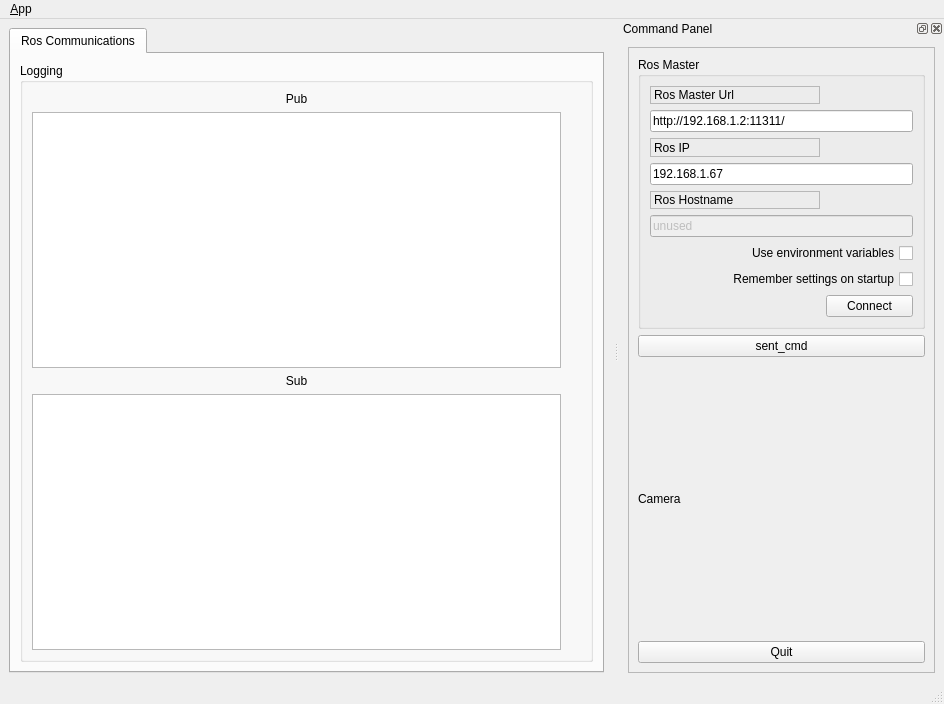
<?xml version="1.0" encoding="UTF-8"?>
<ui version="4.0">
 <class>MainWindowDesign</class>
 <widget class="QMainWindow" name="MainWindowDesign">
  <property name="geometry">
   <rect>
    <x>0</x>
    <y>0</y>
    <width>944</width>
    <height>704</height>
   </rect>
  </property>
  <property name="windowTitle">
   <string>RobotRemoteGUI</string>
  </property>
  <property name="windowIcon">
   <iconset>
    <normaloff>:/images/icon.png</normaloff>:/images/icon.png</iconset>
  </property>
  <property name="locale">
   <locale language="English" country="Australia"/>
  </property>
  <widget class="QWidget" name="centralwidget">
   <layout class="QHBoxLayout">
    <item>
     <widget class="QTabWidget" name="tab_manager">
      <property name="minimumSize">
       <size>
        <width>100</width>
        <height>0</height>
       </size>
      </property>
      <property name="locale">
       <locale language="English" country="Australia"/>
      </property>
      <property name="currentIndex">
       <number>0</number>
      </property>
      <widget class="QWidget" name="tab_status">
       <attribute name="title">
        <string>Ros Communications</string>
       </attribute>
       <layout class="QVBoxLayout" name="verticalLayout_2">
        <item>
         <widget class="QGroupBox" name="groupBox_12">
          <property name="sizePolicy">
           <sizepolicy hsizetype="MinimumExpanding" vsizetype="Preferred">
            <horstretch>0</horstretch>
            <verstretch>0</verstretch>
           </sizepolicy>
          </property>
          <property name="title">
           <string>Logging</string>
          </property>
          <layout class="QGridLayout" name="gridLayout_3">
           <item row="1" column="1">
            <widget class="QLabel" name="label_4">
             <property name="text">
              <string>Pub</string>
             </property>
             <property name="alignment">
              <set>Qt::AlignCenter</set>
             </property>
            </widget>
           </item>
           <item row="3" column="1">
            <widget class="QListView" name="view_logging"/>
           </item>
           <item row="4" column="1">
            <widget class="QLabel" name="label_5">
             <property name="text">
              <string>Sub</string>
             </property>
             <property name="alignment">
              <set>Qt::AlignCenter</set>
             </property>
            </widget>
           </item>
           <item row="5" column="1">
            <widget class="QListView" name="view_logging_sub"/>
           </item>
           <item row="5" column="2">
            <spacer name="verticalSpacer_3">
             <property name="orientation">
              <enum>Qt::Vertical</enum>
             </property>
             <property name="sizeHint" stdset="0">
              <size>
               <width>20</width>
               <height>233</height>
              </size>
             </property>
            </spacer>
           </item>
          </layout>
         </widget>
        </item>
       </layout>
      </widget>
     </widget>
    </item>
   </layout>
  </widget>
  <widget class="QMenuBar" name="menubar">
   <property name="geometry">
    <rect>
     <x>0</x>
     <y>0</y>
     <width>944</width>
     <height>22</height>
    </rect>
   </property>
   <widget class="QMenu" name="menu_File">
    <property name="title">
     <string>&amp;App</string>
    </property>
    <addaction name="action_Preferences"/>
    <addaction name="separator"/>
    <addaction name="actionAbout"/>
    <addaction name="actionAbout_Qt"/>
    <addaction name="separator"/>
    <addaction name="action_Quit"/>
   </widget>
   <addaction name="menu_File"/>
  </widget>
  <widget class="QStatusBar" name="statusbar"/>
  <widget class="QDockWidget" name="dock_status">
   <property name="sizePolicy">
    <sizepolicy hsizetype="Minimum" vsizetype="Preferred">
     <horstretch>0</horstretch>
     <verstretch>0</verstretch>
    </sizepolicy>
   </property>
   <property name="minimumSize">
    <size>
     <width>325</width>
     <height>601</height>
    </size>
   </property>
   <property name="allowedAreas">
    <set>Qt::RightDockWidgetArea</set>
   </property>
   <property name="windowTitle">
    <string>Command Panel</string>
   </property>
   <attribute name="dockWidgetArea">
    <number>2</number>
   </attribute>
   <widget class="QWidget" name="dockWidgetContents_2">
    <layout class="QVBoxLayout" name="verticalLayout">
     <item>
      <widget class="QFrame" name="frame">
       <property name="sizePolicy">
        <sizepolicy hsizetype="Minimum" vsizetype="Preferred">
         <horstretch>0</horstretch>
         <verstretch>0</verstretch>
        </sizepolicy>
       </property>
       <property name="frameShape">
        <enum>QFrame::StyledPanel</enum>
       </property>
       <property name="frameShadow">
        <enum>QFrame::Raised</enum>
       </property>
       <layout class="QVBoxLayout" name="verticalLayout_3">
        <item>
         <widget class="QGroupBox" name="groupBox">
          <property name="title">
           <string>Ros Master</string>
          </property>
          <layout class="QGridLayout" name="gridLayout">
           <item row="0" column="0">
            <widget class="QLabel" name="label">
             <property name="frameShape">
              <enum>QFrame::StyledPanel</enum>
             </property>
             <property name="frameShadow">
              <enum>QFrame::Raised</enum>
             </property>
             <property name="text">
              <string>Ros Master Url</string>
             </property>
            </widget>
           </item>
           <item row="1" column="0" colspan="2">
            <widget class="QLineEdit" name="line_edit_master">
             <property name="text">
              <string>http://192.168.1.2:11311/</string>
             </property>
            </widget>
           </item>
           <item row="2" column="0">
            <widget class="QLabel" name="label_2">
             <property name="frameShape">
              <enum>QFrame::StyledPanel</enum>
             </property>
             <property name="frameShadow">
              <enum>QFrame::Raised</enum>
             </property>
             <property name="text">
              <string>Ros IP</string>
             </property>
            </widget>
           </item>
           <item row="3" column="0" colspan="2">
            <widget class="QLineEdit" name="line_edit_host">
             <property name="text">
              <string>192.168.1.67</string>
             </property>
            </widget>
           </item>
           <item row="4" column="0">
            <widget class="QLabel" name="label_3">
             <property name="frameShape">
              <enum>QFrame::StyledPanel</enum>
             </property>
             <property name="frameShadow">
              <enum>QFrame::Raised</enum>
             </property>
             <property name="text">
              <string>Ros Hostname</string>
             </property>
            </widget>
           </item>
           <item row="5" column="0" colspan="2">
            <widget class="QLineEdit" name="line_edit_topic">
             <property name="enabled">
              <bool>false</bool>
             </property>
             <property name="text">
              <string>unused</string>
             </property>
            </widget>
           </item>
           <item row="6" column="0" colspan="2">
            <widget class="QCheckBox" name="checkbox_use_environment">
             <property name="layoutDirection">
              <enum>Qt::RightToLeft</enum>
             </property>
             <property name="text">
              <string>Use environment variables</string>
             </property>
            </widget>
           </item>
           <item row="7" column="0" colspan="2">
            <widget class="QCheckBox" name="checkbox_remember_settings">
             <property name="layoutDirection">
              <enum>Qt::RightToLeft</enum>
             </property>
             <property name="text">
              <string>Remember settings on startup</string>
             </property>
            </widget>
           </item>
           <item row="8" column="0">
            <spacer name="horizontalSpacer">
             <property name="orientation">
              <enum>Qt::Horizontal</enum>
             </property>
             <property name="sizeHint" stdset="0">
              <size>
               <width>170</width>
               <height>21</height>
              </size>
             </property>
            </spacer>
           </item>
           <item row="8" column="1">
            <widget class="QPushButton" name="button_connect">
             <property name="enabled">
              <bool>true</bool>
             </property>
             <property name="sizePolicy">
              <sizepolicy hsizetype="MinimumExpanding" vsizetype="Fixed">
               <horstretch>0</horstretch>
               <verstretch>0</verstretch>
              </sizepolicy>
             </property>
             <property name="toolTip">
              <string>Set the target to the current joint trajectory state.</string>
             </property>
             <property name="statusTip">
              <string>Clear all waypoints and set the target to the current joint trajectory state.</string>
             </property>
             <property name="text">
              <string>Connect</string>
             </property>
            </widget>
           </item>
          </layout>
         </widget>
        </item>
        <item>
         <widget class="QPushButton" name="sent_cmd">
          <property name="text">
           <string>sent_cmd</string>
          </property>
         </widget>
        </item>
        <item>
         <widget class="QLabel" name="CameraLabel">
          <property name="text">
           <string>Camera</string>
          </property>
         </widget>
        </item>
        <item>
         <widget class="QPushButton" name="quit_button">
          <property name="sizePolicy">
           <sizepolicy hsizetype="MinimumExpanding" vsizetype="Fixed">
            <horstretch>0</horstretch>
            <verstretch>0</verstretch>
           </sizepolicy>
          </property>
          <property name="text">
           <string>Quit</string>
          </property>
         </widget>
        </item>
       </layout>
      </widget>
     </item>
    </layout>
   </widget>
  </widget>
  <action name="action_Quit">
   <property name="text">
    <string>&amp;Quit</string>
   </property>
   <property name="shortcut">
    <string>Ctrl+Q</string>
   </property>
   <property name="shortcutContext">
    <enum>Qt::ApplicationShortcut</enum>
   </property>
  </action>
  <action name="action_Preferences">
   <property name="text">
    <string>&amp;Preferences</string>
   </property>
  </action>
  <action name="actionAbout">
   <property name="text">
    <string>&amp;About</string>
   </property>
  </action>
  <action name="actionAbout_Qt">
   <property name="text">
    <string>About &amp;Qt</string>
   </property>
  </action>
 </widget>
 <resources/>
 <connections>
  <connection>
   <sender>action_Quit</sender>
   <signal>triggered()</signal>
   <receiver>MainWindowDesign</receiver>
   <slot>close()</slot>
   <hints>
    <hint type="sourcelabel">
     <x>-1</x>
     <y>-1</y>
    </hint>
    <hint type="destinationlabel">
     <x>399</x>
     <y>299</y>
    </hint>
   </hints>
  </connection>
  <connection>
   <sender>quit_button</sender>
   <signal>clicked()</signal>
   <receiver>MainWindowDesign</receiver>
   <slot>close()</slot>
   <hints>
    <hint type="sourcelabel">
     <x>859</x>
     <y>552</y>
    </hint>
    <hint type="destinationlabel">
     <x>469</x>
     <y>299</y>
    </hint>
   </hints>
  </connection>
 </connections>
</ui>
